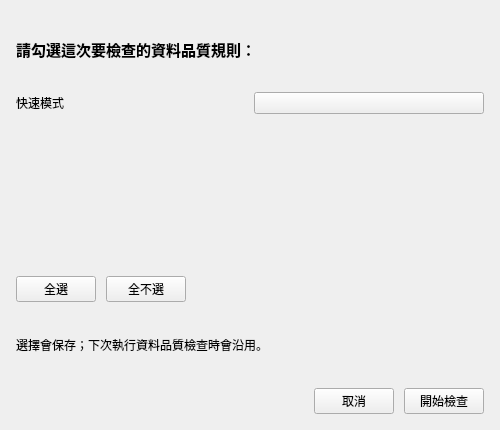
<?xml version="1.0" encoding="UTF-8"?>
<ui version="4.0">
 <class>dataQualityRulesDialogContent</class>
 <widget class="QWidget" name="dataQualityRulesDialogContent">
  <property name="geometry">
   <rect>
    <x>0</x>
    <y>0</y>
    <width>500</width>
    <height>430</height>
   </rect>
  </property>
  <property name="minimumSize">
   <size>
    <width>500</width>
    <height>430</height>
   </size>
  </property>
  <property name="maximumSize">
   <size>
    <width>500</width>
    <height>430</height>
   </size>
  </property>
  <property name="windowTitle">
   <string>選擇資料品質檢查項目</string>
  </property>
  <layout class="QVBoxLayout" name="dataQualityRulesLayout">
   <property name="spacing">
    <number>10</number>
   </property>
   <property name="leftMargin">
    <number>16</number>
   </property>
   <property name="topMargin">
    <number>16</number>
   </property>
   <property name="rightMargin">
    <number>16</number>
   </property>
   <property name="bottomMargin">
    <number>16</number>
   </property>
   <item>
    <widget class="QLabel" name="titleLabel">
     <property name="text">
      <string>請勾選這次要檢查的資料品質規則：</string>
     </property>
     <property name="wordWrap">
      <bool>true</bool>
     </property>
     <property name="styleSheet">
      <string>font-size: 15px; font-weight: 600;</string>
     </property>
    </widget>
   </item>
   <item>
    <layout class="QGridLayout" name="presetGrid">
     <property name="horizontalSpacing">
      <number>8</number>
     </property>
     <property name="verticalSpacing">
      <number>10</number>
     </property>
     <property name="leftMargin">
      <number>0</number>
     </property>
     <property name="topMargin">
      <number>0</number>
     </property>
     <property name="rightMargin">
      <number>0</number>
     </property>
     <property name="bottomMargin">
      <number>0</number>
     </property>
     <item row="0" column="0">
      <widget class="QLabel" name="presetLabel">
       <property name="text">
        <string>快速模式</string>
       </property>
      </widget>
     </item>
     <item row="0" column="1">
      <widget class="ComboBox" name="presetCombo" />
     </item>
    </layout>
   </item>
   <item>
    <widget class="QLabel" name="presetHintLabel">
     <property name="text">
      <string />
     </property>
     <property name="wordWrap">
      <bool>true</bool>
     </property>
    </widget>
   </item>
   <item>
    <widget class="QWidget" name="ruleCheckBoxesContainer" native="true">
     <layout class="QVBoxLayout" name="ruleCheckBoxesLayout">
      <property name="spacing">
       <number>10</number>
      </property>
      <property name="leftMargin">
       <number>0</number>
      </property>
      <property name="topMargin">
       <number>0</number>
      </property>
      <property name="rightMargin">
       <number>0</number>
      </property>
      <property name="bottomMargin">
       <number>0</number>
      </property>
     </layout>
    </widget>
   </item>
   <item>
    <layout class="QHBoxLayout" name="quickRow" stretch="0,0,1">
     <property name="spacing">
      <number>10</number>
     </property>
     <property name="leftMargin">
      <number>0</number>
     </property>
     <property name="topMargin">
      <number>0</number>
     </property>
     <property name="rightMargin">
      <number>0</number>
     </property>
     <property name="bottomMargin">
      <number>0</number>
     </property>
     <item>
      <widget class="PushButton" name="selectAllButton">
       <property name="text">
        <string>全選</string>
       </property>
      </widget>
     </item>
     <item>
      <widget class="PushButton" name="clearAllButton">
       <property name="text">
        <string>全不選</string>
       </property>
      </widget>
     </item>
     <item>
      <spacer name="quickRowSpacer">
       <property name="orientation">
        <enum>Qt::Horizontal</enum>
       </property>
       <property name="sizeHint" stdset="0">
        <size>
         <width>0</width>
         <height>0</height>
        </size>
       </property>
      </spacer>
     </item>
    </layout>
   </item>
   <item>
    <widget class="QLabel" name="hintLabel">
     <property name="text">
      <string>選擇會保存；下次執行資料品質檢查時會沿用。</string>
     </property>
     <property name="wordWrap">
      <bool>true</bool>
     </property>
    </widget>
   </item>
   <item>
    <layout class="QHBoxLayout" name="buttonRow" stretch="1,0,0">
     <property name="spacing">
      <number>10</number>
     </property>
     <property name="leftMargin">
      <number>0</number>
     </property>
     <property name="topMargin">
      <number>0</number>
     </property>
     <property name="rightMargin">
      <number>0</number>
     </property>
     <property name="bottomMargin">
      <number>0</number>
     </property>
     <item>
      <spacer name="buttonRowSpacer">
       <property name="orientation">
        <enum>Qt::Horizontal</enum>
       </property>
       <property name="sizeHint" stdset="0">
        <size>
         <width>0</width>
         <height>0</height>
        </size>
       </property>
      </spacer>
     </item>
     <item>
      <widget class="PushButton" name="cancelButton">
       <property name="text">
        <string>取消</string>
       </property>
      </widget>
     </item>
     <item>
      <widget class="PrimaryPushButton" name="startButton">
       <property name="text">
        <string>開始檢查</string>
       </property>
      </widget>
     </item>
    </layout>
   </item>
  </layout>
 </widget>
 <customwidgets>
 <customwidget>
  <class>ComboBox</class>
  <extends>QPushButton</extends>
  <header>qfluentwidgets</header>
 </customwidget>
 <customwidget>
  <class>PrimaryPushButton</class>
  <extends>QPushButton</extends>
  <header>qfluentwidgets</header>
 </customwidget>
 <customwidget>
  <class>PushButton</class>
  <extends>QPushButton</extends>
  <header>qfluentwidgets</header>
 </customwidget>
 </customwidgets>
 <resources />
 <connections />
</ui>
